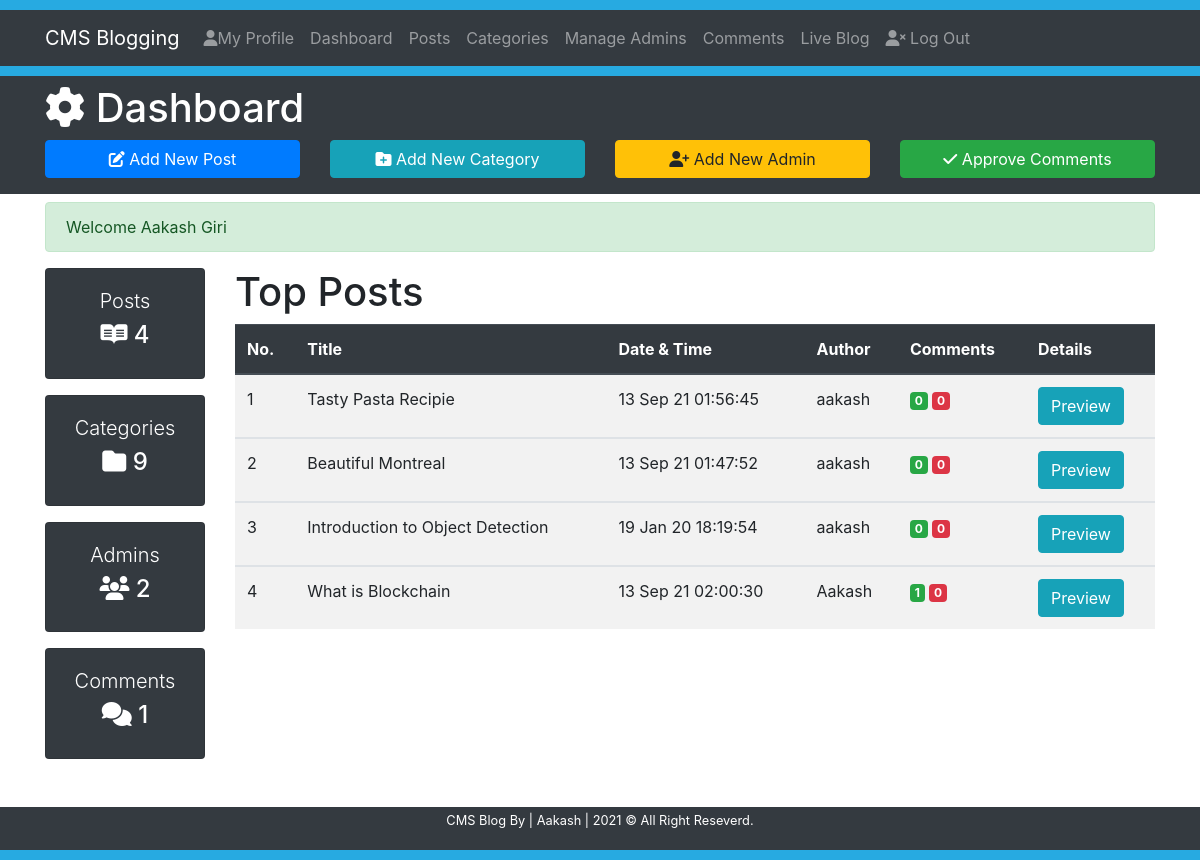
Screenshot of /CMS4.2.1/dashboard (signed in) with the database file from the repository.
### tables this page shows
CREATE TABLE `post` (
  `id` int(11) NOT NULL,
  `datetime` varchar(50) NOT NULL,
  `title` varchar(300) NOT NULL,
  `slug` varchar(300) NOT NULL,
  `category` varchar(50) NOT NULL,
  `author` varchar(50) NOT NULL,
  `image` text NOT NULL,
  `post` text NOT NULL
);

### Includes/functions.php (called while the page is built, shortened)
<?php
    require_once 'db.php';
    $serverName = BASE_PATH;
    $cssBaseURL = $serverName.'/css';
    function totalPosts(){
        global $conn;
        $sql = "SELECT * FROM post";
        $result = mysqli_query($conn, $sql);
        return mysqli_num_rows($result);
    }
    function totalCategories(){
        global $conn;
        $sql = "SELECT * FROM category";
        $result = mysqli_query($conn, $sql);
        return mysqli_num_rows($result);
    }
    function totalAdmins(){
        global $conn;
        $sql = "SELECT * FROM admins";
        $result = mysqli_query($conn, $sql);
        return mysqli_num_rows($result);
    }
    function totalComments(){
        global $conn;
        $sql = "SELECT * FROM comments";
        $result = mysqli_query($conn, $sql);
        return mysqli_num_rows($result);
    }
    function approvedCommentsAccordingToPost($PostId){
        global $conn;
        $sql = "SELECT * FROM comments WHERE post_id='$PostId' AND status='ON'";
        $result = mysqli_query($conn, $sql);
        return mysqli_num_rows($result);
    }
    function disapprovedCommentsAccordingToPost($PostId){
        global $conn;
        $sql = "SELECT * FROM comments WHERE post_id='$PostId' AND status='OFF'";
        $result = mysqli_query($conn, $sql);
        return mysqli_num_rows($result);
    }
?>

### dashboard.php (the view, shortened to what this page needs)
<?php
    require_once 'Includes/db.php';
    require 'Includes/functions.php';
    require 'Includes/sessions.php';
?>
<!DOCTYPE html>
<html lang="en">
<head>
    <link rel="stylesheet" href="https://use.fontawesome.com/releases/v5.12.0/css/all.css">
    <link rel="stylesheet" href="https://stackpath.bootstrapcdn.com/bootstrap/4.4.1/css/bootstrap.min.css">
    <link rel="stylesheet" href="<?= $cssBaseURL ?>/style.css">
</head>
<body>
    <div style="height: 10px; background-color: #27aae1;"></div>
    <nav class="navbar navbar-expand-lg navbar-dark bg-dark">
        <div class="container">
            <a href="<?= $serverName; ?>/index" class="navbar-brand">CMS Blogging</a>
            <div class="collapse navbar-collapse" id="navbarcollapseCMS">
                <ul class="navbar-nav">
                    <li class="nav-item">
                        <a href="<?= $serverName; ?>/myprofile" class="nav-link"> <i class='fas fa-user'></i>My Profile</a>
                    </li>
                    <li class="nav-item">
                        <a href="<?= $serverName; ?>/dashboard" class="nav-link">Dashboard</a>
                    </li>
                    <li class="nav-item">
                        <a href="<?= $serverName; ?>/posts" class="nav-link">Posts</a>
                    </li>
                    <li class="nav-item">
                        <a href="<?= $serverName; ?>/categories" class="nav-link">Categories</a>
                    </li>
                    <li class="nav-item">
                        <a href="<?= $serverName; ?>/admin" class="nav-link">Manage Admins</a>
                    </li>
                    <li class="nav-item">
                        <a href="<?= $serverName; ?>/comments" class="nav-link">Comments</a>
                    </li>
                    <li class="nav-item">
                        <a href="<?= $serverName; ?>/blog/1" class="nav-link">Live Blog</a>
                    </li>
                </ul>
                <ul class="navbar-nav">
                    <li class="nav-item">
                        <a href="<?= $serverName; ?>/logout" class="nav-link"><i class='fas fa-user-times'></i> Log Out</a>
                    </li>
                </ul>
            </div>
        </div>
    </nav>
    <div style="height: 10px; background-color: #27aae1;"></div>
    <header class='bg-dark text-white py-2'>
        <div class="container">
            <div class="row">
                <div class="col-md-12">
                    <h1><i class="fas fa-cog"></i> Dashboard</h1>
                </div>
                <div class="col-lg-3 mb-2">
                    <a href="<?= $serverName; ?>/addnewpost" class='btn btn-primary btn-block'><i class='fas fa-edit'></i> Add New Post</a>
                </div>
                <div class="col-lg-3 mb-2">
                    <a href="<?= $serverName; ?>/categories" class='btn btn-info btn-block'><i class='fas fa-folder-plus'></i> Add New Category</a>
                </div>
                <div class="col-lg-3 mb-2">
                    <a href="<?= $serverName; ?>/admin" class='btn btn-warning btn-block'><i class='fas fa-user-plus'></i> Add New Admin</a>
                </div>
                <div class="col-lg-3 mb-2">
                    <a href="<?= $serverName; ?>/comments" class='btn btn-success btn-block'><i class='fas fa-check'></i> Approve Comments</a>
                </div>
            </div>
        </div>
    </header>
    <section class="container py-2 mb-4">
        <?php echo ErrorMessage(); echo SuccessMessage(); ?>
        <div class="row">
            <div class="col-lg-2 d-none d-md-block">
                <div class="card text-center bg-dark text-white mb-3">
                    <div class="card-body">
                        <h1 class="lead">Posts</h1>
                        <h4 class="display-5"><i class="fab fa-readme"></i>
                            <?php
                                echo totalPosts();
                            ?>
                        </h4>
                    </div>
                </div>
                <div class="card text-center bg-dark text-white mb-3">
                    <div class="card-body">
                        <h1 class="lead">Categories</h1>
                        <h4 class="display-5"><i class="fas fa-folder"></i>
                            <?php
                                echo totalCategories();
                            ?>
                        </h4>
                    </div>
                </div>
                <div class="card text-center bg-dark text-white mb-3">
                    <div class="card-body">
                        <h1 class="lead">Admins</h1>
                        <h4 class="display-5"><i class="fas fa-users"></i>
                            <?php
                                echo totalAdmins();
                            ?>
                        </h4>
                    </div>
                </div>
                <div class="card text-center bg-dark text-white mb-3">
                    <div class="card-body">
                        <h1 class="lead">Comments</h1>
                        <h4 class="display-5"><i class="fas fa-comments"></i>
                            <?php
                                echo totalComments();
                            ?>
                        </h4>
                    </div>
                </div>
            </div>
            <div class="col-lg-10">
                <h1>Top Posts</h1>
                <table class="table table-striped table-hover">
                    <thead class="thead-dark">
                        <tr>
                            <th>No.</th>
                            <th>Title</th>
                            <th>Date & Time</th>
                            <th>Author</th>
                            <th>Comments</th>
                            <th>Details</th>
                        </tr>
                    </thead>
                    <?php
                        $sql = "SELECT * FROM post ORDER BY id DESC LIMIT 0,5";
                        $result = mysqli_query($conn, $sql);
                        $sr=0;
                        if (mysqli_num_rows($result) > 0){
                            while($row = mysqli_fetch_assoc($result)){
                                $sr++;
                                $PostId = $row['id'];
                                $PostSlug = $row['slug'];
                                $datetime = $row['datetime'];
                                $Author = $row['author'];
                                $Title = $row['title'];
                    ?>
                    <tbody>
                        <tr>
                            <td><?= $sr; ?></td>
                            <td><?= $Title; ?></td>
                            <td><?= $datetime; ?></td>
                            <td><?= $Author; ?></td>
                            <td>
                                <span class="badge badge-success">
                                    <?php echo approvedCommentsAccordingToPost($PostId); ?>
                                </span>
                                <span class="badge badge-danger">
                                    <?php echo disapprovedCommentsAccordingToPost($PostId); ?>
                                </span>
                            </td>
                            <td>
                                <a target="_blank" href="<?= $serverName; ?>/post/<?= $PostSlug; ?>"><span class="btn btn-info">Preview</span></a>
                            </td>
                        </tr>
                    </tbody>
                    <?php
                           }
                       }
                    ?>
                </table>
            </div>
        </div>
    </section>
    <footer class="bg-dark text-white py-1">
        <div class="container">
            <div class="row">
                <div class="col">
                    <p class="lead text-center small">CMS Blog By | Aakash | <span id='year'></span> &copy; All Right Reseverd.</p>
                </div>
            </div>
        </div>
    </footer>
    <div style="height: 10px; background-color: #27aae1;"></div>
</body>
</html>

### rows the page displays
post: title "Tasty Pasta Recipie", datetime "13 Sep 21 01:56:45", author "aakash", PostId "0"
post: title "Beautiful Montreal", datetime "13 Sep 21 01:47:52", author "aakash", PostId "0"
post: title "Introduction to Object Detection", datetime "19 Jan 20 18:19:54", author "aakash", PostId "0"
post: title "What is Blockchain", datetime "13 Sep 21 02:00:30", author "Aakash", PostId "1", PostId "0"

### other values shown
SuccessMessage() "Welcome Aakash Giri"
totalPosts() "4"
totalCategories() "9"
totalAdmins() "2"
totalComments() "1"
